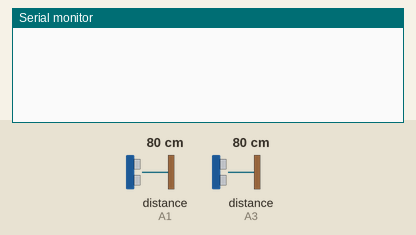
This sketch was run on a simulated Arduino Uno, built with avr-gcc and run on an emulated ATmega328P. On the bench: the last lines printed to the serial monitor. Wiring (inferred from the names in the program): 2 × ultrasonic range finder: trigger A0, echo A1 / trigger A2, echo A3. The inputs (shaded band) are chosen by the test bench; at power-on: distance to the obstacle (sensors on A1, A3) 80 cm. The echo pulse lasts 58.3 µs per cm.

Above: at 1.8 s.
1.9 s: distance to the obstacle (sensor on A1) set to 23 cm
3.4 s: distance to the obstacle (sensor on A1) set to 19 cm
At 4.9 s:
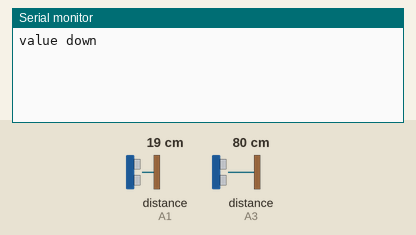
6.5 s: distance to the obstacle (sensor on A1) set to 12 cm
At 7.8 s:
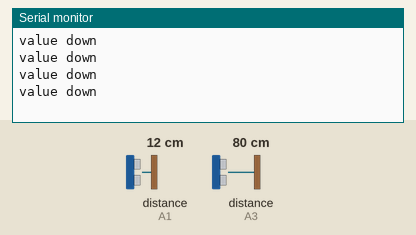
8.0 s: distance to the obstacle (sensor on A1) set to 9 cm
At 8.9 s:
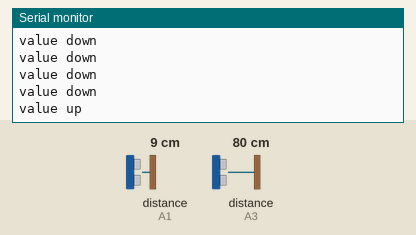

Measured:
- the behaviour switches between 21 and 20 cm on distance to the obstacle (sensor on A1) (found by bisection; images 0 and 1)
- the behaviour switches between 11 and 10 cm on distance to the obstacle (sensor on A1) (found by bisection; images 2 and 3)
- after the input at 3.4 s, the serial monitor: prints a new line after 0.64 s (image 1)
- after the input at 8.0 s, the serial monitor: prints a new line after 0.07 s (image 3)

The sketch:

control_arrow_key_usingnodeandultrosonic.ino
```cpp
const int tripin = A0;
const int echopin = A1;
const int tripin1 = A2;
const int echopin1 = A3;

long duration;
int distance;
long duration1;
int distance1;

void setup() {
  Serial.begin(9600);

  pinMode(tripin, OUTPUT);
  pinMode(echopin, INPUT);

  pinMode(tripin1, OUTPUT);
  pinMode(echopin1, INPUT);
}

void loop() {
  // First sensor
  digitalWrite(tripin, LOW);
  delayMicroseconds(2);

  digitalWrite(tripin, HIGH);
  delayMicroseconds(10);
  digitalWrite(tripin, LOW);

  duration = pulseIn(echopin, HIGH, 30000); // 30ms timeout
  distance = duration * 0.0344 / 2;


  // Second sensor
  digitalWrite(tripin1, LOW);
  delayMicroseconds(2);

  digitalWrite(tripin1, HIGH);
  delayMicroseconds(10);
  digitalWrite(tripin1, LOW);

  duration1 = pulseIn(echopin1, HIGH, 30000); // 30ms timeout
  distance1 = duration1 * 0.0344 / 2;


  if (distance<10 && distance1>0){
    Serial.println("value up");

  }
  else if( distance<20 && distance1>0){
     Serial.println("value down");
  }
   else if(distance>0 && distance1<10){
     Serial.println("right");

  }
   else if(distance>0 && distance1<20){
     Serial.println("left");
  }
   else if(distance<40 && distance1<40){
     Serial.println("pass");
  }

  // Add a small delay to avoid flooding the serial monitor
  delay(1000);
}
```
